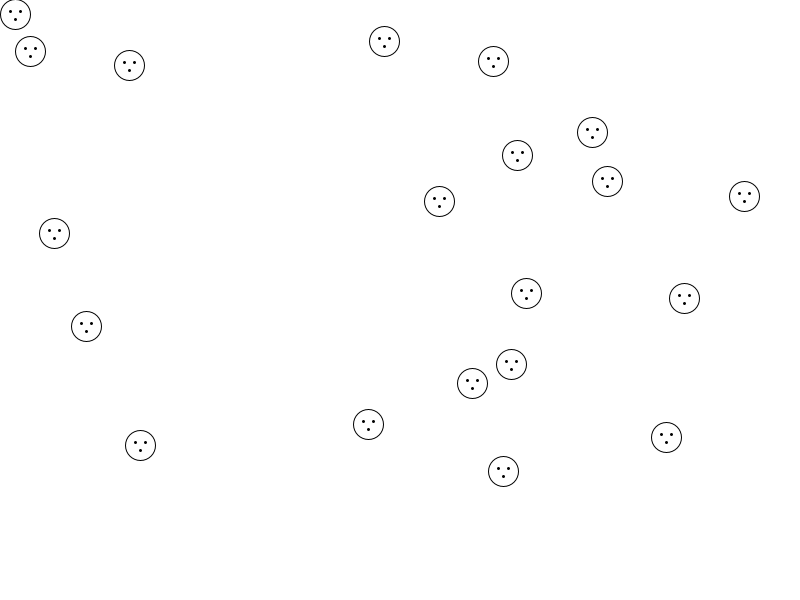
Frame 1 (no input)
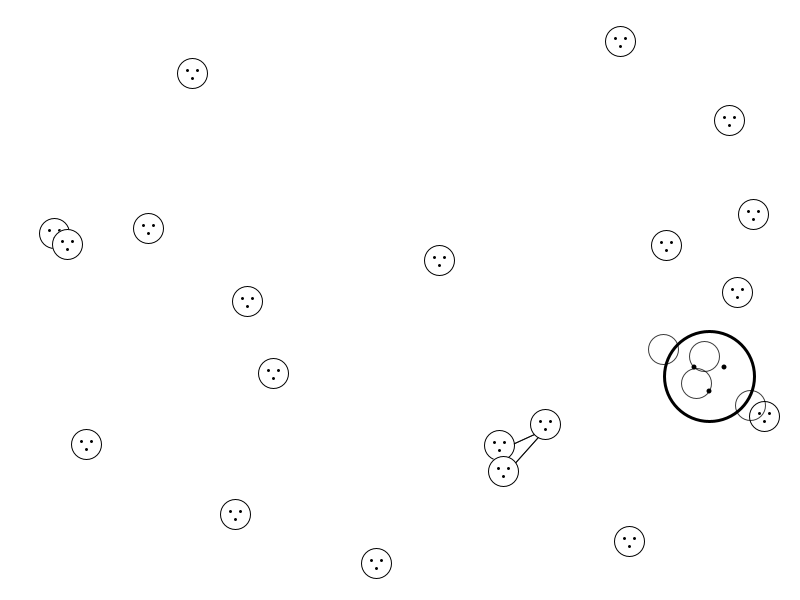
Frame 60 (the mouse pressed at the canvas centre just before this capture)
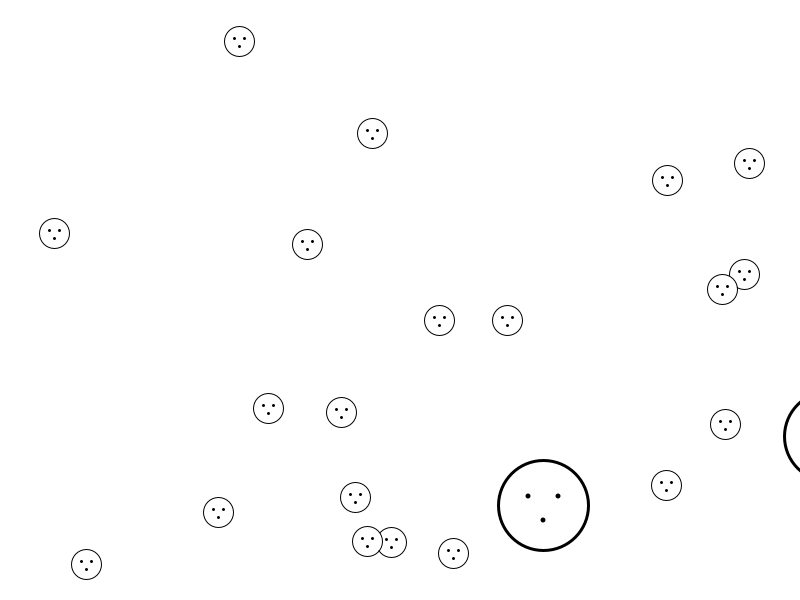
Frame 120 (the mouse held since frame 60 and released just before this capture)

The Processing sketch that drew these frames (run headless with seeded random() and noise(); from frame 60 on, the mouse is pressed at the canvas centre):

// Processing sketch: processing_70036
// ── processing_70036.pde

int num = 20;
int x[] = new int[num];
int y[] = new int[num];
int addx[] = new int[num];
int addy[] = new int[num];
color eli[] = new color[num];
ArrayList orb;
ArrayList bigface;

void setup() {

  size(800, 600,JAVA2D);
  background(0);
  smooth();
  bigface = new ArrayList();
  orb = new ArrayList();
  for (int i = 0;i<num;i++) {

    x[i] = int(random(width));
    y[i] = int(random(height));
    addx[i] = int(random(5));
    addy[i] = int(random(5));
    eli[i] = color(random(255), random(255), random(255) );
  }
  smooth();
  stroke(255);
}


void draw() {


  background(255);



  for (int i =0;i<num;i++) {
    ArrayList countConect = new ArrayList();
    for (int a =0;a<num;a++) {
      if (abs(x[i]-x[a]) <50 & abs(y[i]-y[a]) < 50) {
        line(x[i], y[i] + 5, x[a], y[a]+5);
        countConect.add(a);
      }
    }


    if (countConect.size() >= 4) {

      int xx = 0;
      int yy = 0;

      for (int m = 0;m<countConect.size();m++) {

        int n = (Integer) countConect.get(m);        
        orb.add(new Orb(x[n], y[n]));
        xx = xx + x[n];
        yy = yy + y[n];
        x[n] =int(random(width));
        y[n] =int(random(height));


      }
      xx = xx/countConect.size();
      yy = yy/countConect.size();

      bigface.add(new BigFace(xx, yy));
    }
  }
  for (int i =0;i<num;i++) {

    fill(255);
    strokeWeight(1);
    stroke(0);
    ellipse(x[i], y[i], 30, 30);
    fill(eli[i]);
    strokeWeight(3);
    point(x[i] - 5, y[i] - 3);
    point(x[i] + 5, y[i] - 3);
    point(x[i], y[i] + 5);



    x[i] = x[i] + addx[i];
    y[i] = y[i] + addy[i];
    if (x[i] > width)x[i] = int(random(width));
    if (y[i] > height)y[i] = int(random(height));
  }

  for (int i = 0;i<bigface.size();i++) {

    BigFace bigfaces = (BigFace) bigface.get(i);

    bigfaces.disp();

    if (bigfaces.end())bigface.remove(i);
  }

  for (int i=0;i<orb.size();i++) {

    Orb orbs = (Orb) orb.get(i);

    orbs.disp();

    if (orbs.end() == true)orb.remove(i);
  }
}

class Orb {
  int x;
  int y;
  int ad;
  int al = 255;
  Orb(int _x, int _y) {

    x = _x;
    y = _y;
  }

  void disp() {
    noFill();
      strokeWeight(1);
    stroke(0, 0, 0, al);
    ellipse(x, y, ad, ad);

    ad = ad + 10;
    al = al - 20;
  }

  boolean end() {

    boolean m = false;

    if (al<0)m = true;

    return m;
  }
}



class BigFace {

  int x, y, addX, addY;
  BigFace(int _x, int _y) {

    x = _x;
    y = _y;
    addX=int(random(1, 3));
    addY=int(random(1, 3));
  }


  void disp() {

    fill(255);
    stroke(0);
    ellipse(x, y, 90, 90);
    noStroke();
    fill(0);
    ellipse(x - 15, y - 9, 5, 5);
    ellipse(x + 15, y - 9, 5, 5);
    ellipse(x, y + 15, 5, 5);
    x = x + addX;
    y = y + addY;
  }

  boolean end() {
    boolean m = false;

    if (x -45 > width | y - 45 > height)m = true;

    return m;
  }
}
